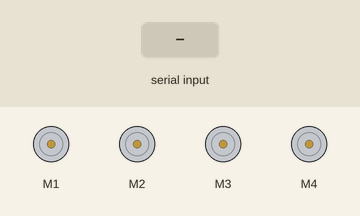
Simulated run of this sketch. Board: Arduino Uno, built with avr-gcc and run on an emulated ATmega328P. Shown: 4 × DC motor (green arrow = forward, orange = backward, longer = faster). The inputs (shaded band) are chosen by the test bench. What the sketch prints to the serial monitor is not drawn.

Above: at 1.2 s.
1.3 s: "F" received over Serial
At 2.4 s:
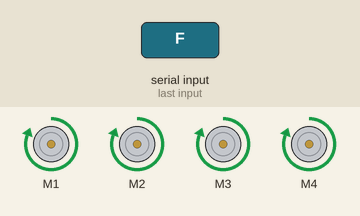
2.8 s: "B" received over Serial
At 3.5 s:
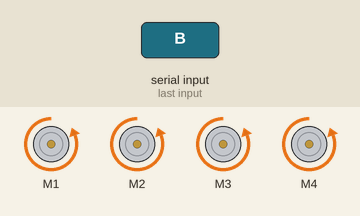
4.3 s: "L" received over Serial
At 4.7 s:
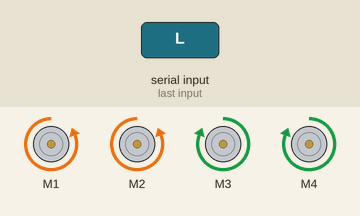
5.8 s: "R" received over Serial
At 7.0 s:
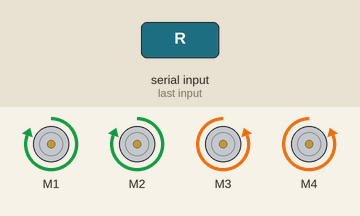
7.3 s: "S" received over Serial
At 8.2 s:
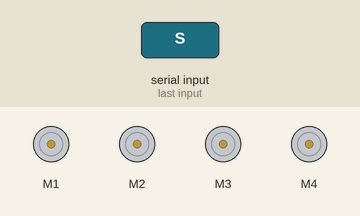
Timing chart, 0 to 9.8 s (numbered marks = the images above; inputs shaded):
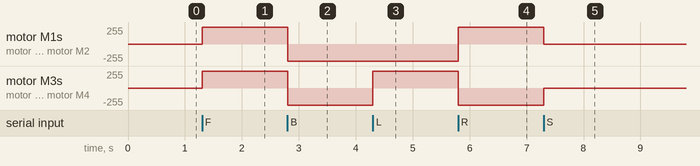

The sketch:

inno_lab_car_control.ino
```cpp
#include <AFMotor.h>
//#define CUSTOM_SETTINGS
//#define INCLUDE_GAMEPAD_MODULE
//#include <Dabble.h>


//initial motors pin
AF_DCMotor motor1(1, MOTOR12_1KHZ);
AF_DCMotor motor2(2, MOTOR12_1KHZ);
AF_DCMotor motor3(3, MOTOR34_1KHZ);
AF_DCMotor motor4(4, MOTOR34_1KHZ);
char inp;


void setup()
{

//  Dabble.begin(9600, 9, 10);
    Serial.begin(9600);

}


void loop() {

      while (Serial.available() > 0)
        {
//          delay(10);
//          char c = Serial.read();
//          if (c == '#')
//          {
//            break;
//          }
//          inp += c;

        inp=Serial.read();
        Serial.print(inp);


        if (inp == 'F' )
        {
          forward();
        }
        else if (inp == 'B')
        {
          back();
        }
        else if (inp == 'L')
        {
          left();
        }
        else if (inp == 'R')
        {
          right();
        }
        else if (inp == 'S')
        {
          Stop();
        }


//        if (inp.length() > 0)
//        {
//          Serial.println(inp);
//          inp = "";
//          Stop();
//        }

        delay(10);

        }

        }


//  Dabble.processInput();
//  if (GamePad.isUpPressed())
//  {
//    forward();
//  }
//
//  if (GamePad.isDownPressed())
//  {
//    back();
//
//  }
//
//  if (GamePad.isLeftPressed())
//  {
//    left();
//
//  }
//
//  if (GamePad.isRightPressed())
//  {
//    right();
//
//  }
//
//  if (GamePad.isCrossPressed())
//  {
//    Stop();
//
//  }


void forward()
{
  motor1.setSpeed(255); //Define maximum velocity
  motor1.run(FORWARD);  //rotate the motor clockwise
  motor2.setSpeed(255); //Define maximum velocity
  motor2.run(FORWARD);  //rotate the motor clockwise
  motor3.setSpeed(255); //Define maximum velocity
  motor3.run(FORWARD);  //rotate the motor clockwise
  motor4.setSpeed(255); //Define maximum velocity
  motor4.run(FORWARD);  //rotate the motor clockwise
}

void back()
{
  motor1.setSpeed(255); //Define maximum velocity
  motor1.run(BACKWARD); //rotate the motor anti-clockwise
  motor2.setSpeed(255); //Define maximum velocity
  motor2.run(BACKWARD); //rotate the motor anti-clockwise
  motor3.setSpeed(255); //Define maximum velocity
  motor3.run(BACKWARD); //rotate the motor anti-clockwise
  motor4.setSpeed(255); //Define maximum velocity
  motor4.run(BACKWARD); //rotate the motor anti-clockwise
}

void left()
{
  motor1.setSpeed(255); //Define maximum velocity
  motor1.run(BACKWARD); //rotate the motor anti-clockwise
  motor2.setSpeed(255); //Define maximum velocity
  motor2.run(BACKWARD); //rotate the motor anti-clockwise
  motor3.setSpeed(255); //Define maximum velocity
  motor3.run(FORWARD);  //rotate the motor clockwise
  motor4.setSpeed(255); //Define maximum velocity
  motor4.run(FORWARD);  //rotate the motor clockwise
}

void right()
{
  motor1.setSpeed(255); //Define maximum velocity
  motor1.run(FORWARD);  //rotate the motor clockwise
  motor2.setSpeed(255); //Define maximum velocity
  motor2.run(FORWARD);  //rotate the motor clockwise
  motor3.setSpeed(255); //Define maximum velocity
  motor3.run(BACKWARD); //rotate the motor anti-clockwise
  motor4.setSpeed(255); //Define maximum velocity
  motor4.run(BACKWARD); //rotate the motor anti-clockwise
}

void Stop()
{
  motor1.setSpeed(0);  //Define minimum velocity
  motor1.run(RELEASE); //stop the motor when release the button
  motor2.setSpeed(0);  //Define minimum velocity
  motor2.run(RELEASE); //rotate the motor clockwise
  motor3.setSpeed(0);  //Define minimum velocity
  motor3.run(RELEASE); //stop the motor when release the button
  motor4.setSpeed(0);  //Define minimum velocity
  motor4.run(RELEASE); //stop the motor when release the button
}
```

Measured:
- after the input at 1.3 s, motor M1–4: stopped → forward 255/255 at once
- after the input at 2.8 s, motor M1–4: forward 255/255 → backward 255/255 at once
- after the input at 4.3 s, motor M3, motor M4: backward 255/255 → forward 255/255 at once
- after the input at 5.8 s, motor M1, motor M2: backward 255/255 → forward 255/255 at once; motor M3, motor M4: forward 255/255 → backward 255/255 at once
- after the input at 7.3 s, motor M1, motor M2: forward 255/255 → stopped at once; motor M3, motor M4: backward 255/255 → stopped at once
